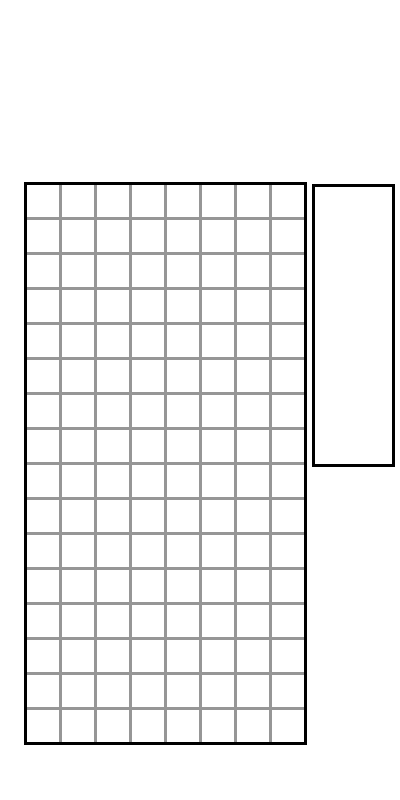
Frame 1 (no input)
Frame 60 (the mouse pressed at the canvas centre just before this capture): identical to frame 1, image omitted
Frame 120 (the mouse held since frame 60 and released just before this capture): identical to frame 1, image omitted

The Processing sketch that drew this single still picture (run headless with seeded random() and noise(); from frame 60 on, the mouse is pressed at the canvas centre):

// Processing sketch: Ass4Main
// ── Ass4Main.pde
GameLogic Manager = new GameLogic();

void setup(){
 size(400,800); 
 rectMode(CENTER);
 Manager.spawnGrid();
}

void draw(){
  background(255);
  strokeWeight(3);
  Manager.displayGrid();
  stroke(0);
  fill(0,0);
  rect(25+140,183+280,280,560); //game border
  rect(313+40,185+140,80,280); //queue border
  fill(255);
  noStroke();
  rect(23.5+142,42+70,283,140);
}

// ── GameLogic.pde
class GameLogic {
 
  ArrayList<Tile> tileList;
  Tile t;
  
  GameLogic(){
    tileList = new ArrayList<Tile>();
  }
  
  void spawnGrid(){
   for(int x =0; x<8;x++){
    for(int y=0;y<20;y++){
      t = new Tile(26+35/2+x*35,44+35/2+y*35);
      tileList.add(t);
      println(tileList.size());
    }
   }
  }
  
  void spawnTetris(){
    
  }
  
  void moveTetris(){
    
  }
  
  void rotateTetris(){
    
  }
  
  void checkCollision(){
    
  }
  
  void setTetris(){
    
    
  }
  
  void checkLine(){
    
  }
  
  void displayScore(){
    
    
  }
  
  void displayGrid(){
   for(Tile t:tileList){
     stroke(150);
    rect(t.coordinates.x,t.coordinates.y,35,35); 
   }
  }
  
}

// ── Tetris.pde
class Tetris{
 
  int shape;
  Tetris(int tempShape){
    shape = tempShape;
  }
  
  void rotateTetris(){
    
    
  }
  
  
}

// ── Tile.pde
class Tile {
  
  PVector coordinates;
  boolean isBlock = false;
  
  Tile(float x, float y){
    coordinates = new PVector(x,y);
  }
  
}
